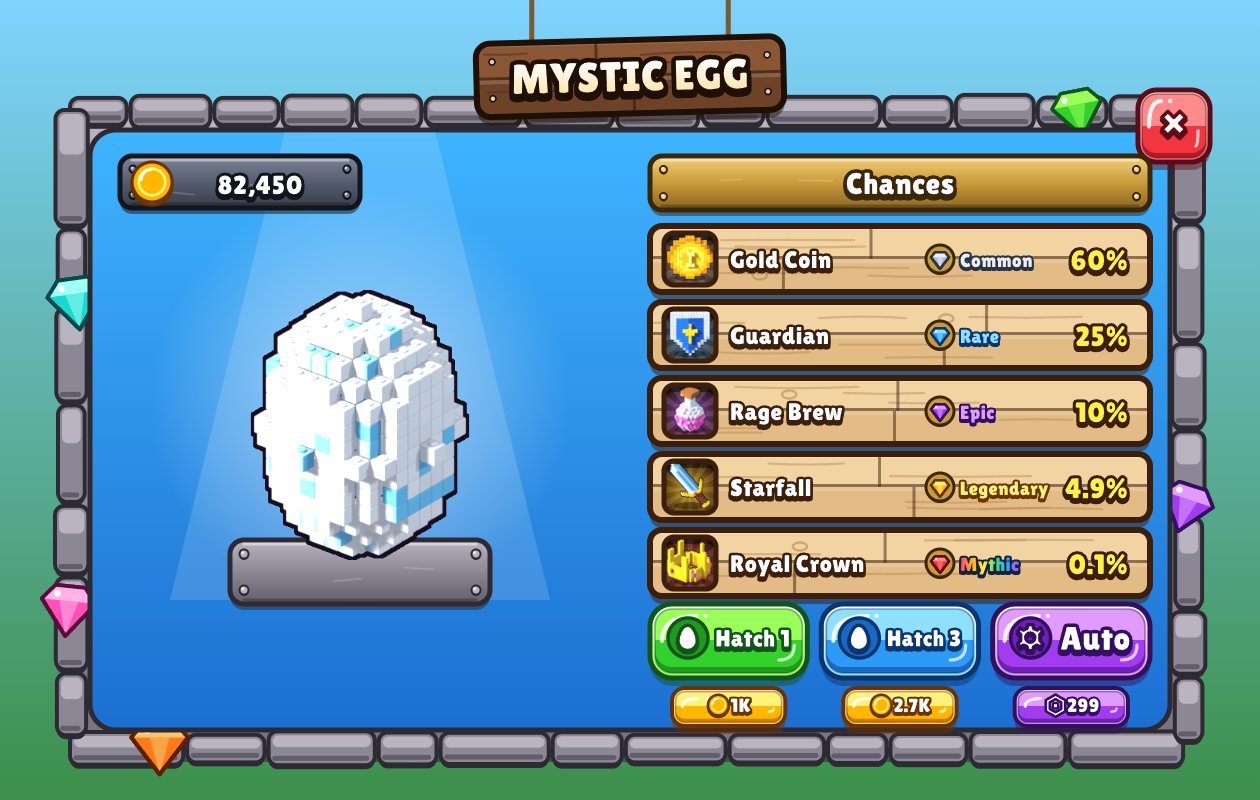

The script that saved this image:
"""Screen 7 v2 - egg hatchery: stone frame (ref_1 language), egg on a stone pedestal with one light beam,
chance list on oak boards with gem studs (odds are required for paid random items), hatch buttons."""
import os, sys
sys.path.insert(0, os.path.join(os.path.dirname(os.path.abspath(__file__)), '..', 'kit'))
from uikit import *
from materials import *
from themes import THEMES

W, H = 1260, 800
d = Doc(W, H, bg=('#7FD3FF', '#3D8F4A'), seed=31)
FX, FY, FW, FH = 70, 110, 1120, 640
d.add(frame(d, FX, FY, FW, FH, THEMES['stone'], title=None))
d.add(hanging_sign(d, W / 2, FY - 70, 'MYSTIC EGG', tone=WALNUT, size=42))
ex, ey = FX + 290, FY + 290
cp = d.clip(rr(FX + 22, FY + 22, 520, FH - 44, 26))
d.add(f'<g clip-path="{cp}"><path d="M{ex - 70} {FY} L{ex + 70} {FY} L{ex + 190} {ey + 200} L{ex - 190} {ey + 200} Z" fill="#FFFFFF" fill-opacity=".14"/>'
      f'<circle cx="{ex}" cy="{ey}" r="210" fill="{d.rad([(0, "#FFFFFF80"), (1, "#FFFFFF00")])}"/></g>')
d.add(plate(d, ex - 130, ey + 140, 260, 64, tone=dict(a='#B9B4C0', b='#8C8794', d='#625D6B', t='#2E2A33'), r=14, name='Pedestal'))
d.add(item_img('egg', ex, ey + 25, 270))
d.add(plate(d, FX + 50, FY + 46, 240, 52, name='Coins'), coin(FX + 82, FY + 72, 20), T(FX + 190, FY + 84, '82,450', 26, outline=IRON['t']))
lx, lw = FX + 580, FW - 620
d.add(plate(d, lx, FY + 46, lw, 54, tone=WALNUT and BRASS, name='Chances'), T(lx + lw / 2, FY + 84, 'Chances', 30, outline=BRASS['t']))
odds = [('coin', 'Gold Coin', 'Common', '60%'), ('shield', 'Guardian', 'Rare', '25%'), ('potion', 'Rage Brew', 'Epic', '10%'),
        ('sword', 'Starfall', 'Legendary', '4.9%'), ('crown', 'Royal Crown', 'Mythic', '0.1%')]
for k, (ren, name, rar, pct) in enumerate(odds):
    y = FY + 116 + k * 76
    rp = PAL[RARITY[rar]]
    d.add(planks(d, lx, y, lw, 66, tone=OAK, ph=33, r=12, name='Odds ' + name, nails=None))
    d.add(item_window(d, lx + 40, y + 33, 52, ren, rp, rar == 'Mythic', base=('#24150B', '#3E2615'), out=OAK['t'], r=10))
    d.add(T(lx + 80, y + 42, name, 24, outline=OAK['t'], anchor='start'))
    d.add(gem_stud(lx + 290, y + 33, rp, 9))
    d.add(T(lx + 310, y + 41, rar, 19, fill=rainbow(d) if rar == 'Mythic' else rp['a'], outline=rp['t'] if rar != 'Mythic' else NAVY, anchor='start'))
    d.add(T(lx + lw - 22, y + 44, pct, 28, fill='#FFF04A', outline=OAK['t'], anchor='end'))
by = FY + FH - 146
bw = (lw - 2 * 14) / 3
for k, (lab, cost, col, ic) in enumerate((('Hatch 1', '1K', 'green', 'egg'), ('Hatch 3', '2.7K', 'blue', 'egg'), ('Auto', None, 'purple', 'gear'))):
    x = lx + k * (bw + 14)
    d.add(button(d, x, by, bw, 74, PAL[col], lab, icon=ic))
    d.add(price(d, x + 22, by + 84, bw - 44, 38, cost or 299, PAL['gold'] if cost else PAL['purple'], currency='coin' if cost else 'robux'))
out = os.path.join(os.path.dirname(os.path.abspath(__file__)), '.')
d.save(f'{out}/egg_hatch_v2.svg'); render(f'{out}/egg_hatch_v2.svg', f'{out}/egg_hatch_v2.png'); print('ok')
